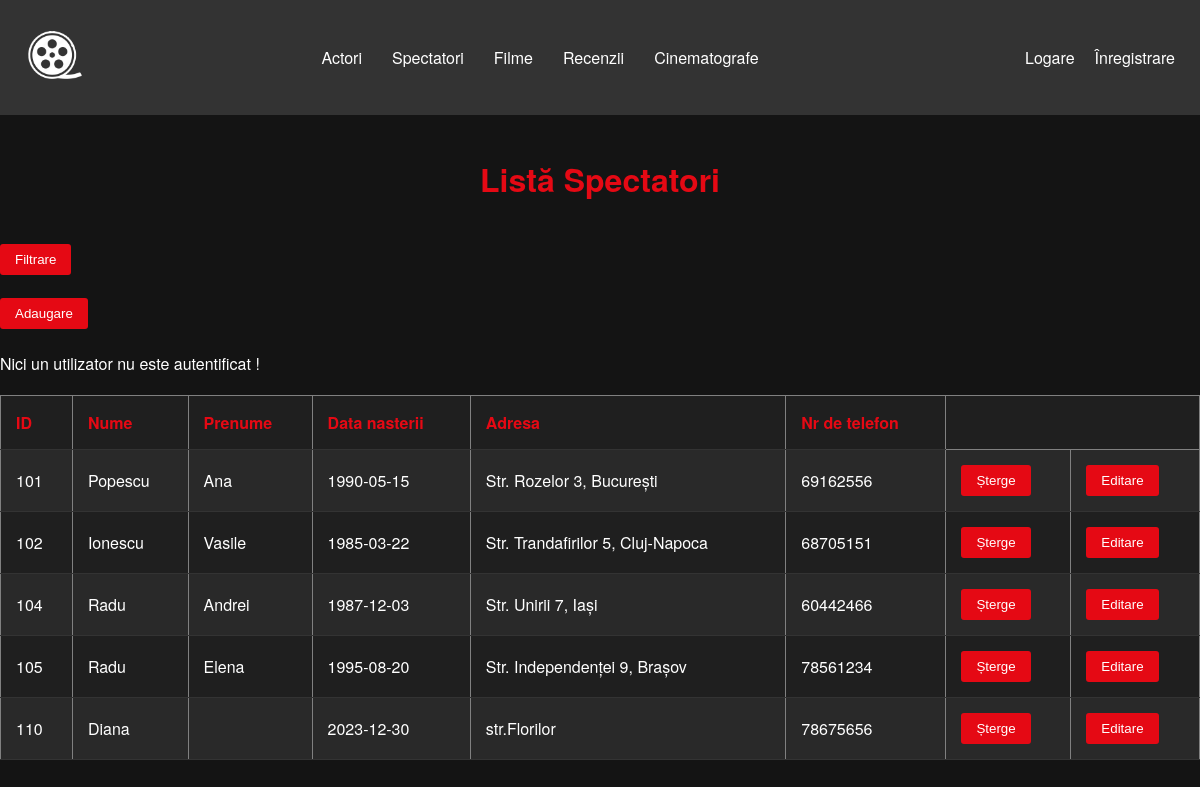
The app's page /afisare_spectatori.php with its own data.
### tables this page shows
CREATE TABLE `spectatori` (
  `ID_spectator` int(11) NOT NULL,
  `Nume` varchar(30) NOT NULL,
  `Prenume` varchar(30) NOT NULL,
  `Data_nasterii` date NOT NULL,
  `Adresa` varchar(50) NOT NULL,
  `Nr_telefon` int(9) NOT NULL
);

### afisare_spectatori.php (the view, shortened to what this page needs)
<!DOCTYPE html>
<html>
<head>
</head>
<body>
    <div class="navbar">
    <div class="logo">
      <img src="img/logo.png" alt="Logo">
    </div>
    <div class="menu">
      <a href="afisare_actori.php">Actori</a>
      <a href="afisare_spectatori.php">Spectatori</a>
      <a href="afisare_filme.php">Filme</a>
      <a href="afisare_recenzii.php">Recenzii</a>
      <a href="afisare_cinematografe.php">Cinematografe</a>
    </div>
    <div class="auth">
      <a href="log.html">Logare</a>
      <a href="inregistrare.html">Înregistrare</a>
    </div>
  </div>
    <h1>Listă Spectatori</h1>
    <table border="1">
        <tr>
            <th>ID</th>
            <th>Nume</th>
            <th>Prenume</th>
            <th>Data nasterii</th>
            <th>Adresa</th>
            <th>Nr de telefon</th>
        </tr>
        <?php
        $servername = "localhost";
        $username = "root";
        $password = "";
        $database = "cinematograf";
        $conn = new mysqli($servername, $username, $password, $database);
        $sql = "SELECT * FROM spectatori";
        $result = $conn->query($sql);
        if ($result->num_rows > 0) {
            while ($row = $result->fetch_assoc()) {
                echo "<tr>";
                echo "<td>" . $row["ID_spectator"] . "</td>";
                echo "<td>" . $row["Nume"] . "</td>";
                echo "<td>" . $row["Prenume"] . "</td>";
                echo "<td>" . $row["Data_nasterii"] . "</td>";
                echo "<td>" . $row["Adresa"] . "</td>";
                echo "<td>" . $row["Nr_telefon"] . "</td>";
                echo "<td>
                        <form method='post' action='stergere_spectatori.php'>
                            <input type='hidden' name='spectator_id' value='" . $row["ID_spectator"] . "'>
                            <input type='submit' value='Șterge'>
                        </form>
                      </td>";
                      echo "<td>
                        <form method='post' action='edit_spectatori.php'>
                            <input type='hidden' name='id_spectator' value='" . $row["ID_spectator"] . "'>
                            <input type='submit' value='Editare'>
                        </form>
                      </td>";
                echo "</tr>";
            }
            echo "<form method='post' action='filtrare_spectatori.php'>
                            <form method='post' action='filtrare_spectatori.php'>
                            <input type='submit' value='Filtrare'>"."<br>"."<br>";
            echo "<form method='post' action='adaugare_actori.php'>
                            <form method='post' action='adaugare_actori.php'>
                            <input type='submit' value='Adaugare'>"."<br>"."<br>";
        }
        ?>
    </table>
</body>
</html>

### afisare_spectatori.php (style rules this page uses)
body { font-family: 'Helvetica Neue', Helvetica, Arial, sans-serif; background-color: #141414; color: #fff; margin: 0; padding: 0; }
h1 { color: #e50914; text-align: center; padding: 20px 0; }
table { width: 100%; border-collapse: collapse; margin-top: 20px; background-color: #1f1f1f; color: #fff; }
th, td { padding: 15px; text-align: left; border-bottom: 1px solid #333; }
th { background-color: #1f1f1f; color: #e50914; }
tr:nth-child(even) { background-color: #292929; }
img { max-width: 80px; max-height: 80px; border-radius: 5px; }
form { display: inline-block; }
input[type="submit"] { background-color: #e50914; color: #fff; padding: 8px 15px; border: none; border-radius: 3px; cursor: pointer; }
.navbar { display: flex; justify-content: space-between; align-items: center; padding: 15px; background-color: #333; color: white; }
.logo { width: 50px; }
.menu { display: flex; justify-content: center; align-items: center; }
.menu a { text-decoration: none; color: white; margin: 0 15px; }
.auth { display: flex; align-items: center; }
.auth a { text-decoration: none; color: white; margin: 0 10px; }

### records on screen
spectatori: ID_spectator "101", Nume "Popescu", Prenume "Ana", Data_nasterii "1990-05-15", Adresa "Str. Rozelor 3, București", Nr_telefon "69162556"
spectatori: ID_spectator "102", Nume "Ionescu", Prenume "Vasile", Data_nasterii "1985-03-22", Adresa "Str. Trandafirilor 5, Cluj-Napoca", Nr_telefon "68705151"
spectatori: ID_spectator "104", Nume "Radu", Prenume "Andrei", Data_nasterii "1987-12-03", Adresa "Str. Unirii 7, Iași", Nr_telefon "60442466"
spectatori: ID_spectator "105", Nume "Radu", Prenume "Elena", Data_nasterii "1995-08-20", Adresa "Str. Independenței 9, Brașov", Nr_telefon "78561234"
spectatori: ID_spectator "110", Nume "Diana", Data_nasterii "2023-12-30", Adresa "str.Florilor", Nr_telefon "78675656"
